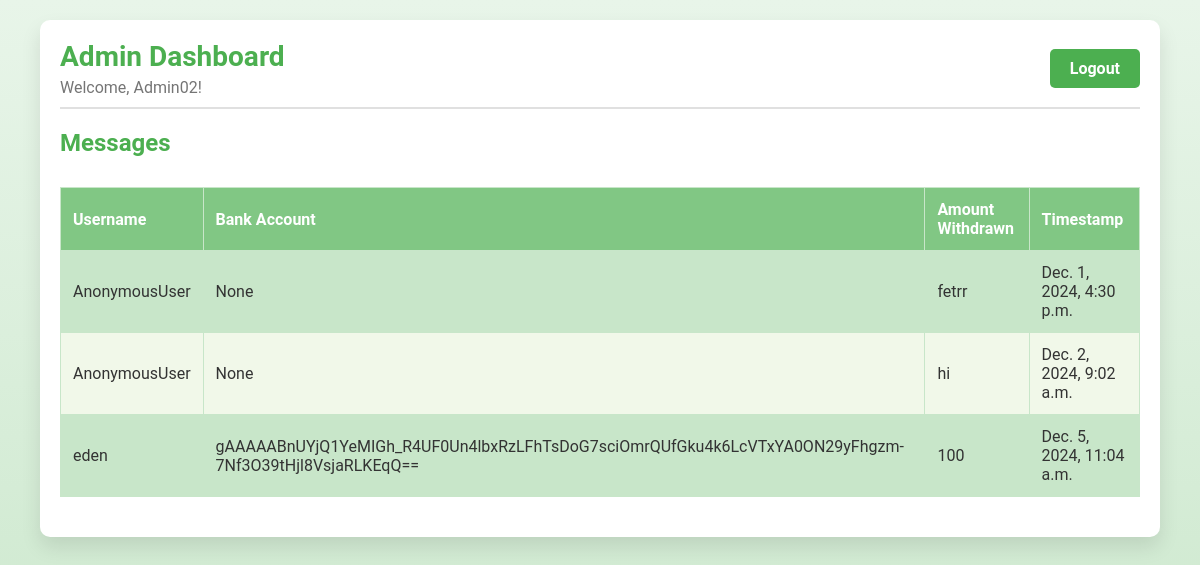
Before: /dashboard/ (signed in) with the older database file.
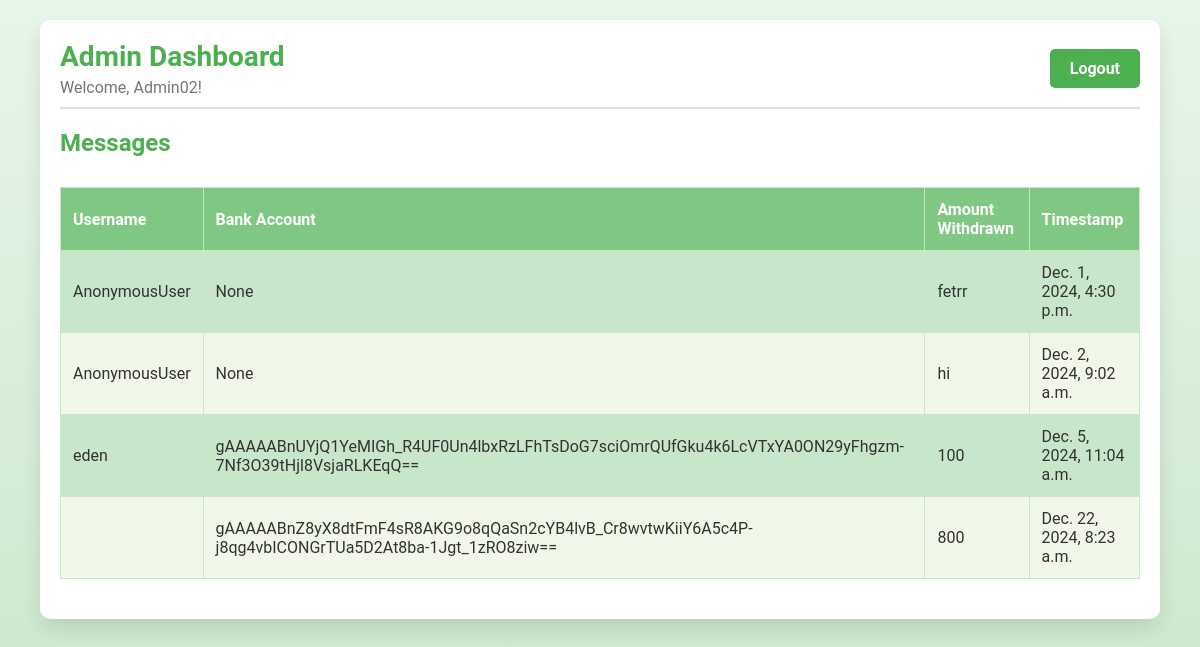
After: the same page with the newer database file.
### app2/models.py (models this page shows, shortened)
class Message(models.Model):
    sender = models.CharField(max_length=150)  # Store username
    amount = models.TextField()  # Decrypted amount
    bank_account = models.TextField(null=True, blank=True)
    timestamp = models.DateTimeField(auto_now_add=True)

### app2/views.py (the view)
# urls.py: path('dashboard/', views.dashboard, name='dashboard'),
@login_required
def dashboard(request):
    users = User.objects.all()
    messages = Message.objects.all()
    return render(request, 'dashboard.html', {'users': users, 'messages': messages})

### app2/templates/dashboard.html (shortened to what this page needs)
<!DOCTYPE html>
<html>
<head>
</head>
<body>
  <div class="container">
    <div class="header">
      <div class="header-left">
        <h1>Admin Dashboard</h1>
        <p>Welcome, {{ request.user.username }}!</p>
      </div>
      <a href="{% url 'logout' %}">Logout</a>
    </div>
    <h2>Messages</h2>
    <div class="table-container">
      <table>
        <thead>
          <tr>
            <th>Username</th>
            <th>Bank Account</th>
            <th>Amount Withdrawn</th>
            <th>Timestamp</th>
          </tr>
        </thead>
        <tbody>
          {% for message in messages %}
          <tr>
            <td>{{ message.sender }}</td>
            <td>{{ message.bank_account }}</td>
            <td>{{ message.amount }}</td>
            <td>{{ message.timestamp }}</td>
          </tr>
          {% endfor %}
        </tbody>
      </table>
    </div>
  </div>
</body>
</html>

Changed rows visible on the page:
added Message: bank_account "gAAAAABnZ8yX8dtFmF4sR8AKG9o8qQaSn2cYB4lvB_Cr8wvtwKiiY6A5c4P-j8qg4vbICONGrTUa5D2At8ba-1Jgt_1zRO8ziw==", amount "800", timestamp "Dec. 22, 2024, 8:23 a.m."
